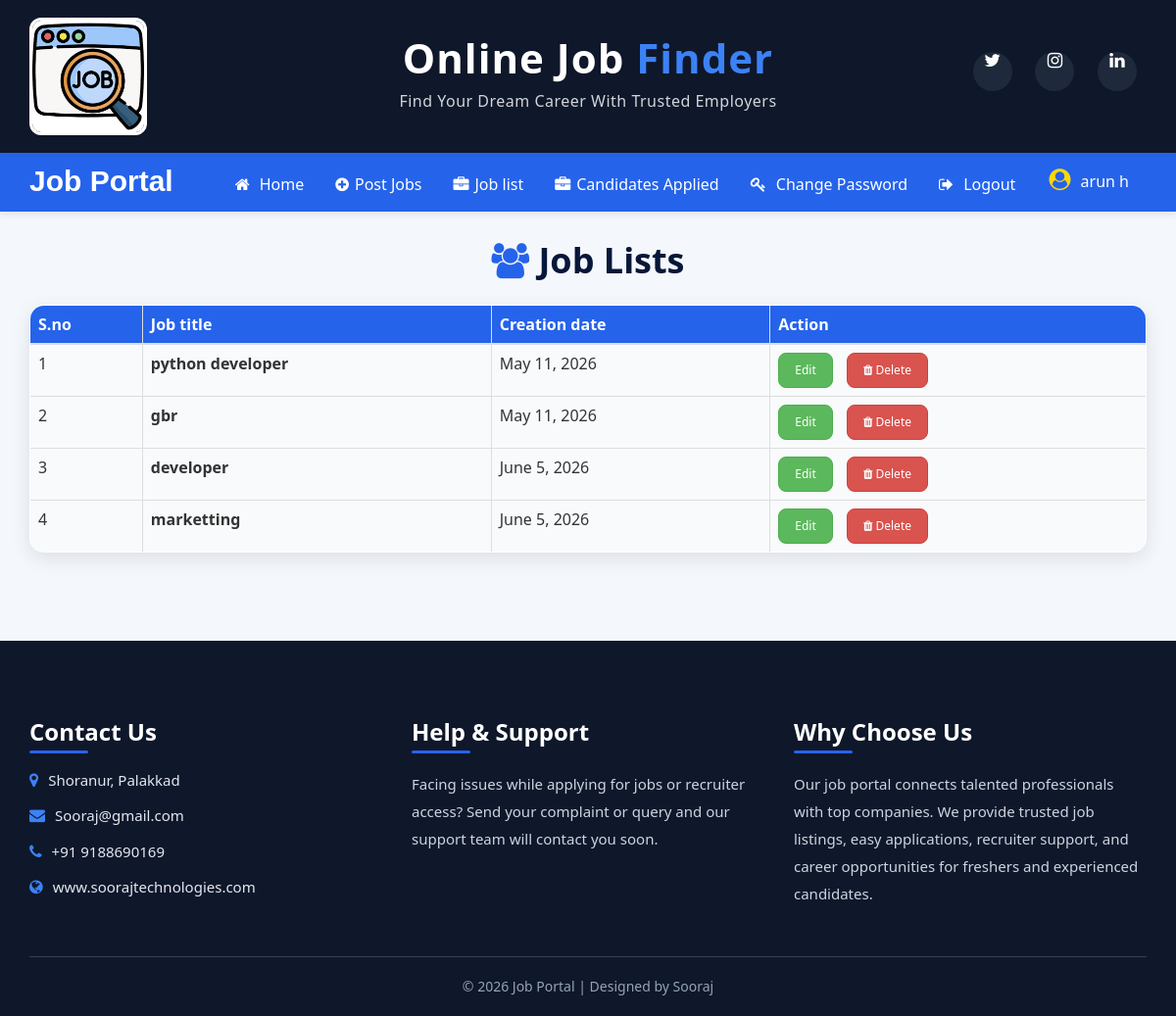
The page /job_list (signed in) on the database its author committed.
### job/models.py (models this page shows, shortened)
class Job(models.Model):
    recruiter = models.ForeignKey(Recruiter, on_delete=models.CASCADE)
    title = models.CharField()
    start_date = models.DateField()
    end_date = models.DateField()
    salary = models.FloatField(max_length=30)
    image = models.FileField()
    description = models.CharField()
    experience = models.CharField()
    location = models.CharField(max_length=20)
    skills = models.CharField(max_length=20)
    creation_date = models.DateField()

### job/views.py (the view)
# urls.py: path('job_list', views.job_list, name='job_list'),
def job_list(request):
    if not request.user.is_authenticated:
        return redirect('recruiter_login')
    user=request.user
    recruiter=Recruiter.objects.get(user=user)
    jobs=Job.objects.filter(recruiter=recruiter)
    context={'jobs':jobs}
    return render(request, 'job_list.html',context)

### job/templates/job_list.html (shortened to what this page needs)
{% load static %}
<link rel="stylesheet" href="{% static 'css/user_login.css' %}">
{% block body %}
{% include 'recruiter_navigation.html' %}
<h1 class="text-center" style="color:#071739; font-weight:bold; margin-top:30px; margin-bottom:25px;">
    <i class="fa fa-users" style="color:#2563EB;"></i> Job Lists
</h1>
<div class="container">
<table class="table table-hover table-bordered" id="example"
       style="background:white;
              border-radius:15px;
              overflow:hidden;
              box-shadow:0 6px 20px rgba(0,0,0,0.1);">
    <thead>
    <tr style="background:#2563EB; color:white; font-size:16px;">
        <th>S.no</th>
        <th>Job title</th>
        <th>Creation date</th>
        <th>Action</th>
    </tr>
    </thead>
    <tbody>
    {% for i in jobs %}
    <tr style="background:#F8FAFC;">
        <td>{{forloop.counter}}</td>
        <td>
            <strong>
                {{i.title}}
            </strong>
        </td>
        <td>{{i.creation_date}}</td>
<td>
    <a href="{% url 'editjob' i.id %}"
       class="btn btn-success btn-sm mr-2"
       style="border-radius:8px; padding:8px 16px; margin-right:10px;">
        Edit
    </a>
    <a href="#"
       class="btn btn-danger btn-sm"
       style="border-radius:8px; padding:8px 16px;"
       onclick="return confirm('Are you sure you want to delete this Job?')">
        <i class="fa fa-trash"></i> Delete
    </a>
</td>
    </tr>
    {% endfor %}
    </tbody>
</table>
</div>
{% include 'footer.html' %}
{% endblock %}

### job/templates/recruiter_navigation.html (shortened to what this page needs)
<!DOCTYPE html>
<html lang="en">
<head>
    {% load static %}
    <link rel="stylesheet"
          href="https://maxcdn.bootstrapcdn.com/bootstrap/3.4.1/css/bootstrap.min.css">
    <link rel="stylesheet"
          href="https://cdnjs.cloudflare.com/ajax/libs/font-awesome/4.7.0/css/font-awesome.min.css">
</head>
<body>
<div class="container-fluid top-header">
    <div class="container">
        <div class="row">
            <div class="col-sm-3 logo-section">
                <img src="{% static 'images/job1.jpg' %}"
                     alt="logo"
                     class="img-responsive logo-img">
            </div>
            <div class="col-sm-6 text-center">
                <div class="brand-title">
                    <h1>
                        <span class="red-text">Online Job</span>
                        <span class="blue-text"> Finder</span>
                    </h1>
                    <p>
                        Find Your Dream Career With Trusted Employers
                    </p>
                </div>
            </div>
            <div class="col-sm-3">
                <div class="social-icons">
                    <a href="#">
                        <i class="fa fa-twitter"></i>
                    </a>
                    <a href="#">
                        <i class="fa fa-instagram"></i>
                    </a>
                    <a href="#">
                        <i class="fa fa-linkedin"></i>
                    </a>
                </div>
            </div>
        </div>
    </div>
</div>
<nav class="navbar custom-navbar">
    <div class="container">
        <div class="navbar-header">
            <a class="navbar-brand" href="#">
                Job Portal
            </a>
        </div>
        <div class="collapse navbar-collapse" id="jobNavbar">
            <ul class="nav navbar-nav navbar-right">
                <li>
                    <a href="{% url 'recruiter_home' %}">
                        <i class="fa fa-home"></i> Home
                    </a>
                </li>
                 <li>
                    <a href="{% url 'addjob' %}">
                        <i class="fa fa-plus-circle"></i>Post Jobs
                    </a>
                </li>
                <li>
                    <a href="{% url 'job_list' %}">
                        <i class="fa fa-briefcase"></i>Job list
                    </a>
                </li>
                  <li>
                    <a href="{% url 'candidates' %}">
                        <i class="fa fa-briefcase"></i>Candidates Applied
                    </a>
                </li>
                <li>
                    <a href="{% url 'recruiterchange_password' %}">
                        <i class="fa fa-key"></i> Change Password
                    </a>
                </li>
                <li>
                    <a href="{% url 'Logout' %}">
                        <i class="fa fa-sign-out"></i> Logout
                    </a>
                </li>
<li class="user-profile">
    <a href="#">
        <i class="fa fa-user-circle user-icon"></i>
        <span>
            {{request.user.first_name}} {{request.user.last_name}}
        </span>
    </a>
</li>
            </ul>
        </div>
    </div>
</nav>
</body>
</html>

### job/static/css/user_login.css (style rules this page uses)
body { background:#f8fafc; min-height:100vh; font-family:'Poppins',sans-serif; }

### job/static/css/footer.css (style rules this page uses)
.social-icons a { display:inline-block; width:40px; height:40px; line-height:40px; text-align:center; background:#1e293b; color:white; border-radius:50%; margin-right:10px; transition:0.3s; }

### job/templates/recruiter_navigation.html (style rules this page uses)
body { margin:0; padding:0; font-family:'Segoe UI', Tahoma, Geneva, Verdana, sans-serif; background:#f4f7fc; }
.top-header { background:#0F172A; padding:18px 0; border-bottom:4px solid #2563EB; box-shadow:0 3px 10px rgba(0,0,0,0.15); }
.logo-img { width:120px; height:120px; border-radius:12px; object-fit:cover; border:3px solid white; }
.brand-title { margin-top:18px; }
.brand-title h1 { font-size:42px; font-weight:700; margin:0; letter-spacing:1px; }
.red-text { color:white; }
.blue-text { color:#3B82F6; }
.brand-title p { color:#d1d5db; margin-top:10px; font-size:16px; letter-spacing:0.5px; }
.social-icons { text-align:right; margin-top:35px; }
.social-icons a { display:inline-flex; justify-content:center; align-items:center; width:42px; height:42px; border-radius:50%; background:white; color:#0F172A; margin-left:10px; text-decoration:none; font-size:18px; transition:0.3s; }
.custom-navbar { background:#2563EB; border:none; border-radius:0; margin-bottom:0; box-shadow:0 2px 8px rgba(0,0,0,0.1); }
.navbar-brand { color:white !important; font-size:30px; font-weight:bold; padding-top:15px; font-family:'Trebuchet MS', sans-serif; }
.navbar-nav { float:right; }
.navbar-nav li a { color:white !important; font-size:16px; font-weight:500; padding:18px 16px; transition:0.3s; }
.navbar-nav li a i { margin-right:6px; }
.user-profile a { display:flex; align-items:center; gap:8px; color:white !important; font-weight:600; font-size:15px; padding:12px 18px !important; border-radius:30px; transition:0.3s ease; }
.user-icon { font-size:22px; color:#FFD700; }

### rows shown on the page
Job: title "python developer", creation_date "May 11, 2026"
Job: title "gbr", creation_date "May 11, 2026"
Job: title "developer", creation_date "June 5, 2026"
Job: title "marketting", creation_date "June 5, 2026"

### other values the page prints
{{ request.user.first_name }} "arun"
{{ request.user.last_name }} "h"
